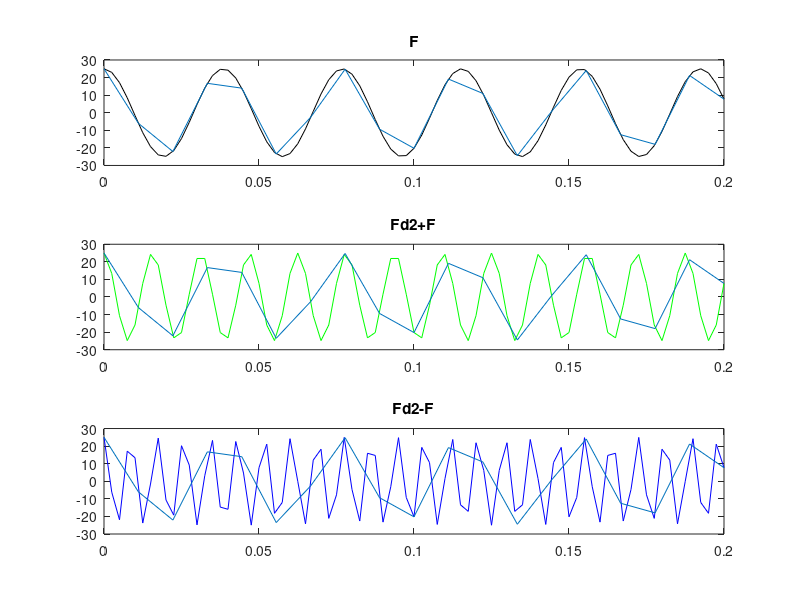

This figure's MATLAB source:

F=26;
A=25;
tmax=0.2;
Fd1=400;
Fd2=90;
F2=F+Fd2;
F1=Fd2-F;
T1=1/Fd1;
t1=(0:T1:tmax);
T2=1/Fd2;
t2=(0:T2:tmax);
Y1=A*cos(2*pi*F*t1);
Y2=A*cos(2*pi*F*t2);

Y3=A*cos(2*pi*F1*t1);
Y4=A*cos(2*pi*F1*t2);

Y5=A*cos(2*pi*F2*t1);
Y6=A*cos(2*pi*F2*t2);
figure

subplot(3,1,1)
plot(t1,Y1,'k')
hold on
plot(t2,Y2)
title('F')

subplot(3,1,2)
plot(t1,Y3,'g')
hold on
plot(t2,Y4)
title('Fd2+F')

subplot(3,1,3)
plot(t1,Y5,'b')
hold on
plot(t2,Y6)
title('Fd2-F')
